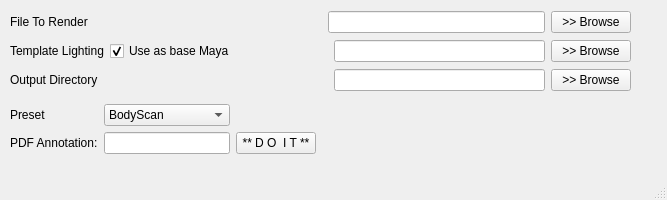
<?xml version="1.0" encoding="UTF-8"?>
<ui version="4.0">
 <class>MainWindow_RenderBoxx</class>
 <widget class="QMainWindow" name="MainWindow_RenderBoxx">
  <property name="geometry">
   <rect>
    <x>0</x>
    <y>0</y>
    <width>667</width>
    <height>200</height>
   </rect>
  </property>
  <property name="windowTitle">
   <string>RenderBoxx_Proto</string>
  </property>
  <widget class="QWidget" name="centralwidget">
   <widget class="QWidget" name="">
    <property name="geometry">
     <rect>
      <x>10</x>
      <y>10</y>
      <width>621</width>
      <height>83</height>
     </rect>
    </property>
    <layout class="QGridLayout" name="gridLayout">
     <item row="0" column="0">
      <widget class="QLabel" name="label">
       <property name="text">
        <string>File To Render</string>
       </property>
      </widget>
     </item>
     <item row="0" column="1">
      <spacer name="horizontalSpacer_3">
       <property name="orientation">
        <enum>Qt::Horizontal</enum>
       </property>
       <property name="sizeHint" stdset="0">
        <size>
         <width>88</width>
         <height>20</height>
        </size>
       </property>
      </spacer>
     </item>
     <item row="0" column="2" colspan="2">
      <widget class="QLineEdit" name="lineEdit_file"/>
     </item>
     <item row="0" column="4">
      <widget class="QPushButton" name="pushButton_browseIn">
       <property name="text">
        <string>&gt;&gt; Browse</string>
       </property>
      </widget>
     </item>
     <item row="1" column="0">
      <widget class="QLabel" name="label_5">
       <property name="text">
        <string>Template Lighting</string>
       </property>
      </widget>
     </item>
     <item row="1" column="1" colspan="2">
      <widget class="QCheckBox" name="checkBox_useMaya">
       <property name="text">
        <string>Use as base Maya</string>
       </property>
       <property name="checked">
        <bool>true</bool>
       </property>
      </widget>
     </item>
     <item row="1" column="3">
      <widget class="QLineEdit" name="lineEdit_fileLighting"/>
     </item>
     <item row="1" column="4">
      <widget class="QPushButton" name="pushButton_browseLight">
       <property name="text">
        <string>&gt;&gt; Browse</string>
       </property>
      </widget>
     </item>
     <item row="2" column="0">
      <widget class="QLabel" name="label_4">
       <property name="text">
        <string>Output Directory</string>
       </property>
      </widget>
     </item>
     <item row="2" column="1">
      <spacer name="horizontalSpacer_4">
       <property name="orientation">
        <enum>Qt::Horizontal</enum>
       </property>
       <property name="sizeHint" stdset="0">
        <size>
         <width>88</width>
         <height>20</height>
        </size>
       </property>
      </spacer>
     </item>
     <item row="2" column="3">
      <widget class="QLineEdit" name="lineEdit_outputdir"/>
     </item>
     <item row="2" column="4">
      <widget class="QPushButton" name="pushButton_browseOut">
       <property name="text">
        <string>&gt;&gt; Browse</string>
       </property>
      </widget>
     </item>
    </layout>
   </widget>
   <widget class="QWidget" name="">
    <property name="geometry">
     <rect>
      <x>10</x>
      <y>104</y>
      <width>604</width>
      <height>51</height>
     </rect>
    </property>
    <layout class="QGridLayout" name="gridLayout_2">
     <item row="0" column="0">
      <widget class="QLabel" name="label_2">
       <property name="text">
        <string>Preset</string>
       </property>
      </widget>
     </item>
     <item row="0" column="1">
      <widget class="QComboBox" name="comboBox_preset">
       <item>
        <property name="text">
         <string>BodyScan</string>
        </property>
       </item>
      </widget>
     </item>
     <item row="0" column="2" colspan="2">
      <spacer name="horizontalSpacer">
       <property name="orientation">
        <enum>Qt::Horizontal</enum>
       </property>
       <property name="sizeHint" stdset="0">
        <size>
         <width>378</width>
         <height>20</height>
        </size>
       </property>
      </spacer>
     </item>
     <item row="1" column="0">
      <widget class="QLabel" name="label_3">
       <property name="text">
        <string>PDF Annotation:</string>
       </property>
      </widget>
     </item>
     <item row="1" column="1">
      <widget class="QLineEdit" name="lineEdit_annotation"/>
     </item>
     <item row="1" column="2">
      <widget class="QPushButton" name="pushButton_doit">
       <property name="text">
        <string>** D O  I T **</string>
       </property>
      </widget>
     </item>
     <item row="1" column="3">
      <spacer name="horizontalSpacer_2">
       <property name="orientation">
        <enum>Qt::Horizontal</enum>
       </property>
       <property name="sizeHint" stdset="0">
        <size>
         <width>268</width>
         <height>20</height>
        </size>
       </property>
      </spacer>
     </item>
    </layout>
   </widget>
  </widget>
  <widget class="QMenuBar" name="menubar">
   <property name="geometry">
    <rect>
     <x>0</x>
     <y>0</y>
     <width>667</width>
     <height>21</height>
    </rect>
   </property>
  </widget>
  <widget class="QStatusBar" name="statusbar"/>
 </widget>
 <resources/>
 <connections/>
</ui>
